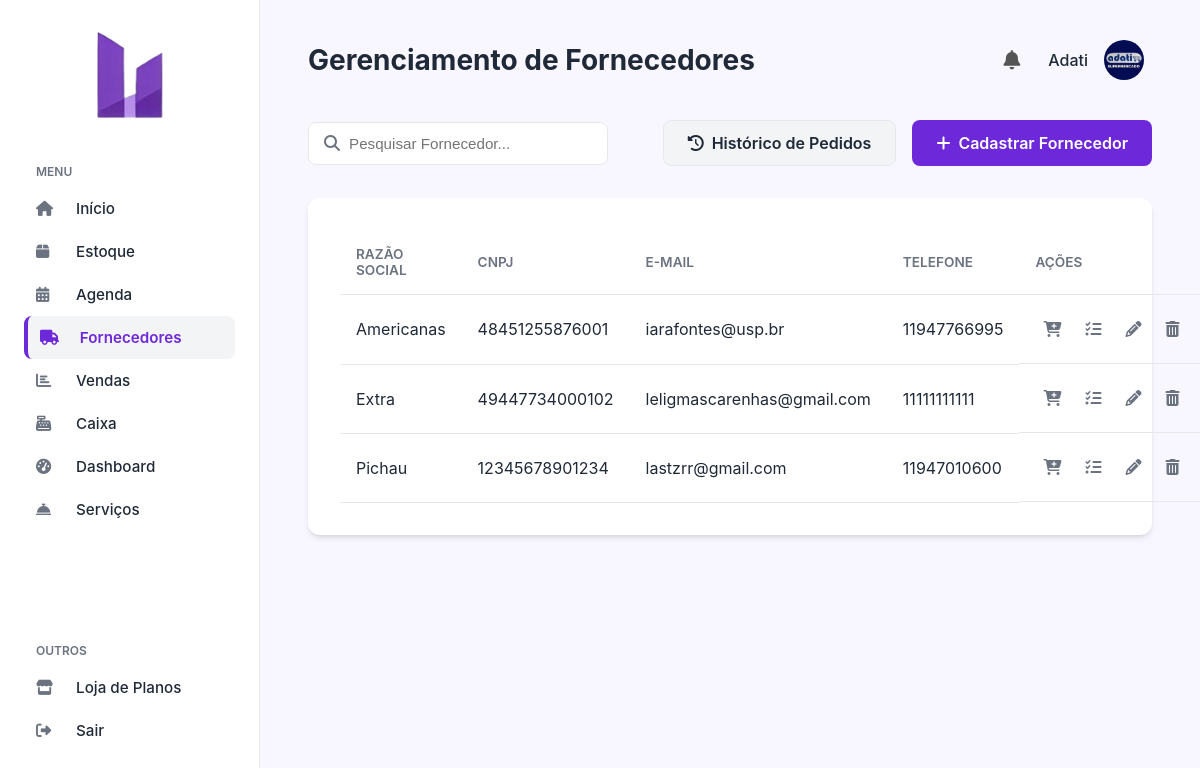
The app's page /fornecedores.php (signed in) with its own data.
### tables this page shows
CREATE TABLE `fornecedores` (
  `id` int(11) NOT NULL,
  `razao_social` varchar(255) NOT NULL,
  `cnpj` varchar(20) NOT NULL,
  `email` varchar(150) DEFAULT NULL,
  `telefone` varchar(20) DEFAULT NULL,
  `senha` varchar(255) DEFAULT NULL,
  `reset_token` varchar(255) DEFAULT NULL,
  `reset_token_expire` datetime DEFAULT NULL,
  `status` varchar(20) NOT NULL DEFAULT 'ativo',
  `profile_pic` varchar(255) DEFAULT NULL COMMENT 'Caminho para a imagem de perfil do fornecedor'
);

### fornecedores.php (the view, shortened to what this page needs)
<?php
include_once('config.php');
$sql = "SELECT * FROM fornecedores WHERE status = 'ativo' ORDER BY razao_social ASC";
$stmt = $pdo->prepare($sql);
$stmt->execute();
$fornecedores = $stmt->fetchAll(PDO::FETCH_ASSOC);
?>
<!DOCTYPE html>
<html lang="pt-br">
<head>
    <link rel="stylesheet" href="https://cdnjs.cloudflare.com/ajax/libs/font-awesome/6.4.0/css/all.min.css">
    <link rel="stylesheet" href="css/sistema.css">
    <link rel="stylesheet" href="css/estoque.css">
</head>
<body>
    <?php include 'sidebar.php'; ?>
    <main class="main-content">
        <?php include 'header.php'; ?>
        <div class="actions-container">
            <div class="search-bar">
                <i class="fas fa-search"></i>
                <input type="text" placeholder="Pesquisar Fornecedor...">
            </div>
            <div class="actions-buttons">
                <a href="historico_pedidos.php" class="btn-secondary"><i class="fas fa-history"></i> Histórico de Pedidos</a>
                <a href="fornecedor_formulario.php" class="btn-primary"><i class="fas fa-plus"></i> Cadastrar Fornecedor</a>
            </div>
        </div>
        <div class="table-container">
            <table>
                <thead>
                    <tr>
                        <th>Razão Social</th>
                        <th>CNPJ</th>
                        <th>E-mail</th>
                        <th>Telefone</th>
                        <th>Ações</th>
                    </tr>
                </thead>
                <tbody>
                    <?php if (empty($fornecedores)): ?>
                        <tr>
                            <td colspan="5" class="text-center">Nenhum fornecedor cadastrado.</td>
                        </tr>
                    <?php else: ?>
                        <?php foreach ($fornecedores as $fornecedor): ?>
                            <tr>
                                <td><?= htmlspecialchars($fornecedor['razao_social']) ?></td>
                                <td><?= htmlspecialchars($fornecedor['cnpj']) ?></td>
                                <td><?= htmlspecialchars($fornecedor['email']) ?></td>
                                <td><?= htmlspecialchars($fornecedor['telefone']) ?></td>
                                <td class="actions">
                                    <a href="pedido_formulario.php?fornecedor_id=<?= $fornecedor['id'] ?>" class="btn-action btn-pedido" title="Realizar Pedido">
                                        <i class="fas fa-cart-plus"></i>
                                    </a>
                                    <a href="editar_pedidos.php?fornecedor_id=<?= $fornecedor['id'] ?>" class="btn-action btn-edit-pedido" title="Editar Pedidos">
                                        <i class="fas fa-tasks"></i>
                                    </a>
                                    <a href="fornecedor_formulario.php?id=<?= $fornecedor['id'] ?>" class="btn-action btn-edit" title="Editar Fornecedor">
                                        <i class="fas fa-pencil-alt"></i> </a>
                                    <a href="excluir_fornecedor.php?id=<?= $fornecedor['id'] ?>" class="btn-action btn-delete" title="Excluir Fornecedor">
                                        <i class="fas fa-trash-alt"></i> </a>
                                </td>
                            </tr>
                        <?php endforeach; ?>
                    <?php endif; ?>
                </tbody>
            </table>
        </div>
    </main>
</body>
</html>

### css/sistema.css (style rules this page uses)
:root { --primary-bg: #F8F7FF; --sidebar-bg: #FFFFFF; --accent-color: #6D28D9; --accent-color-dark: #4C1D95; --text-color: #1F2937; --text-light: #6B7280; --border-color: #E5E7EB; --card-shadow: 0 4px 6px -1px rgb(0 0 0 / 0.1), 0 2px 4px -2px rgb(0 0 0 / 0.1); }
* { margin: 0; padding: 0; box-sizing: border-box; }
body { font-family: 'Inter', sans-serif; background-color: var(--primary-bg); color: var(--text-color); display: flex; height: 100vh; overflow: hidden; }
.main-content { flex-grow: 1; padding: 2rem 3rem; overflow-y: auto; }

### css/estoque.css (style rules this page uses)
.main-content .actions-container { display: flex; justify-content: space-between; align-items: center; margin-bottom: 2rem; }
.main-content .search-bar { position: relative; width: 300px; }
.main-content .search-bar input { width: 100%; padding: 0.75rem 0.75rem 0.75rem 2.5rem; border: 1px solid var(--border-color); border-radius: 8px; font-size: 0.95rem; }
.main-content .search-bar i { position: absolute; left: 1rem; top: 50%; transform: translateY(-50%); color: var(--text-light); }
.main-content .btn-primary { background-color: var(--accent-color); color: white; padding: 0.75rem 1.5rem; border-radius: 8px; text-decoration: none; font-weight: 600; display: flex; align-items: center; gap: 0.5rem; transition: background-color 0.2s ease; }
.main-content .table-container { background-color: var(--sidebar-bg); border-radius: 12px; padding: 2rem; box-shadow: var(--card-shadow); }
.main-content table { width: 100%; border-collapse: collapse; }
.main-content th, .main-content td { padding: 1rem; text-align: left; border-bottom: 1px solid var(--border-color); }
.main-content th { font-size: 0.85rem; font-weight: 600; text-transform: uppercase; color: var(--text-light); }
.main-content td.actions { display: flex; gap: 0.5rem; }
.main-content .btn-action { color: var(--text-light); padding: 0.5rem; border-radius: 4px; }
.actions-buttons { display: flex; gap: 1rem; }
.btn-secondary { background-color: #F3F4F6; color: var(--text-color); padding: 0.75rem 1.5rem; border-radius: 8px; text-decoration: none; font-weight: 600; display: flex; align-items: center; gap: 0.5rem; border: 1px solid var(--border-color); transition: background-color 0.2s ease; }

### records on screen
fornecedores: razao_social "Americanas", cnpj "48451255876001", email "iarafontes@usp.br", telefone "11947766995"
fornecedores: razao_social "Extra", cnpj "49447734000102", email "leligmascarenhas@gmail.com", telefone "11111111111"
fornecedores: razao_social "Pichau", cnpj "12345678901234", email "lastzrr@gmail.com", telefone "11947010600"

### other values on screen
$titulo_header "Gerenciamento de Fornecedores"
$nome_exibicao "Adati"
